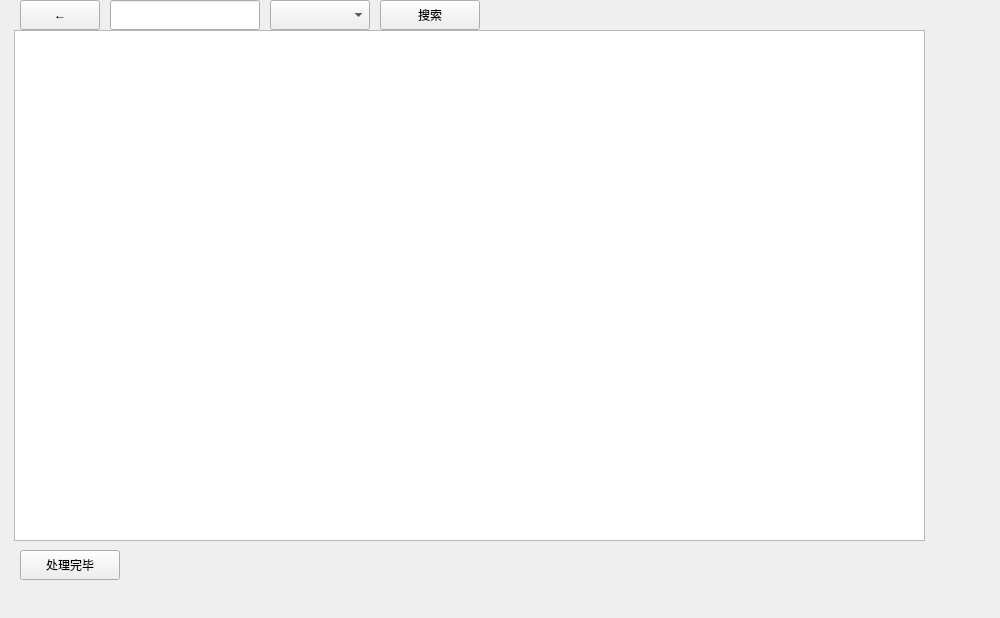
<?xml version="1.0" encoding="UTF-8"?>
<ui version="4.0">
 <class>user_apply</class>
 <widget class="QWidget" name="user_apply">
  <property name="geometry">
   <rect>
    <x>0</x>
    <y>0</y>
    <width>1000</width>
    <height>618</height>
   </rect>
  </property>
  <property name="windowTitle">
   <string>Form</string>
  </property>
  <widget class="QTableView" name="tableView">
   <property name="enabled">
    <bool>true</bool>
   </property>
   <property name="geometry">
    <rect>
     <x>14</x>
     <y>30</y>
     <width>911</width>
     <height>511</height>
    </rect>
   </property>
   <property name="frameShadow">
    <enum>QFrame::Raised</enum>
   </property>
  </widget>
  <widget class="QPushButton" name="back">
   <property name="geometry">
    <rect>
     <x>20</x>
     <y>0</y>
     <width>80</width>
     <height>30</height>
    </rect>
   </property>
   <property name="text">
    <string>←</string>
   </property>
  </widget>
  <widget class="QPushButton" name="deleteBtn">
   <property name="geometry">
    <rect>
     <x>20</x>
     <y>550</y>
     <width>100</width>
     <height>30</height>
    </rect>
   </property>
   <property name="text">
    <string>处理完毕</string>
   </property>
  </widget>
  <widget class="QPushButton" name="search">
   <property name="geometry">
    <rect>
     <x>380</x>
     <y>0</y>
     <width>100</width>
     <height>30</height>
    </rect>
   </property>
   <property name="text">
    <string>搜索</string>
   </property>
  </widget>
  <widget class="QLineEdit" name="finduser">
   <property name="geometry">
    <rect>
     <x>110</x>
     <y>0</y>
     <width>150</width>
     <height>30</height>
    </rect>
   </property>
  </widget>
  <widget class="QComboBox" name="depcbBox">
   <property name="geometry">
    <rect>
     <x>270</x>
     <y>0</y>
     <width>100</width>
     <height>30</height>
    </rect>
   </property>
  </widget>
 </widget>
 <resources/>
 <connections/>
</ui>
